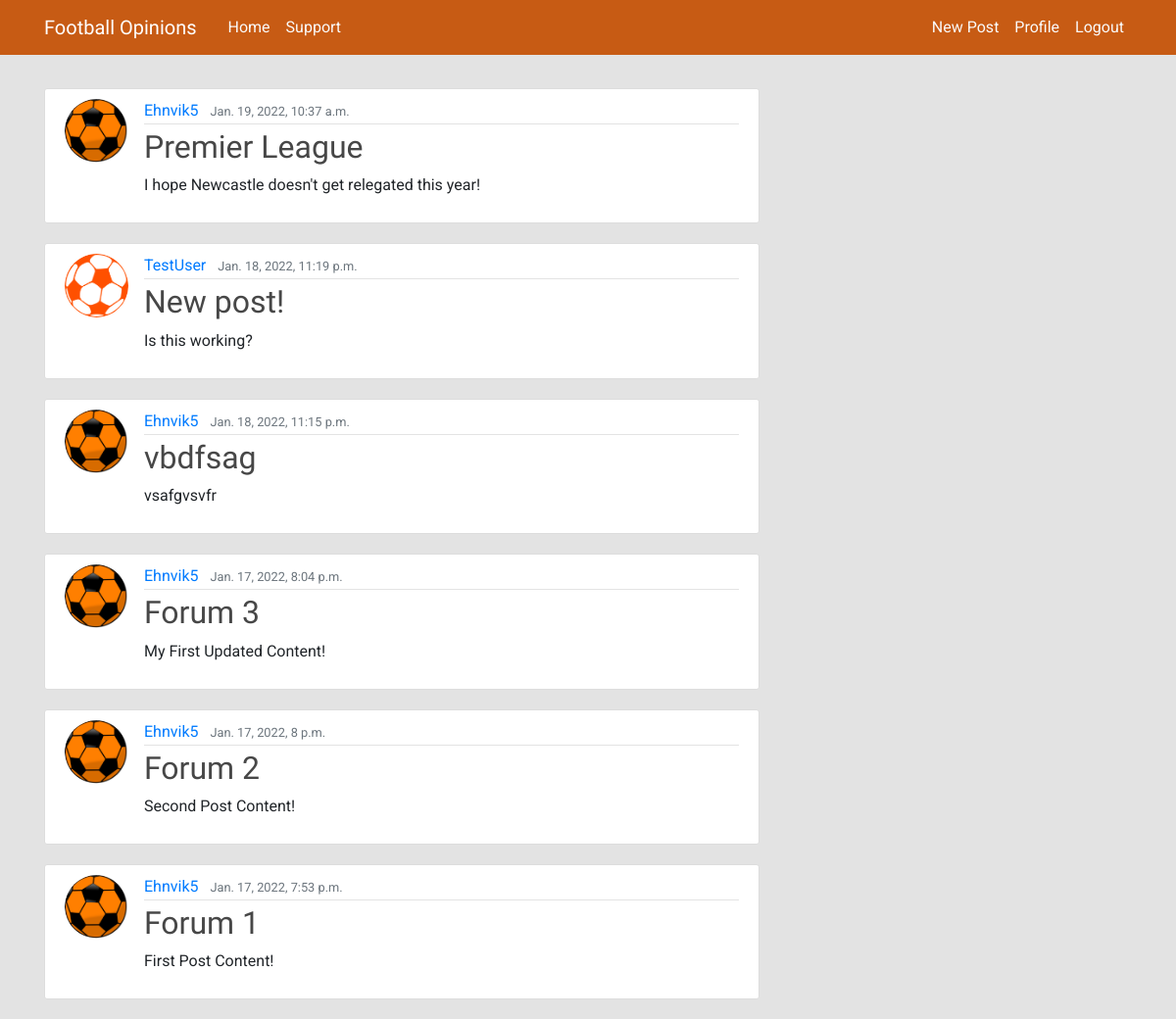
The app's page / (signed in) with its own data.
### forum/models.py (models this page shows, shortened)
class Post(models.Model):
    title = models.CharField(max_length=100)
    content = models.TextField()
    date_posted = models.DateTimeField(default=timezone.now)
    author = models.ForeignKey(User, on_delete=models.CASCADE)

### users/models.py (models this page shows, shortened)
class Profile(models.Model):
    user = models.OneToOneField(User, on_delete=models.CASCADE)
    image = models.ImageField(default='default.jpg', upload_to='profile_pics')

### forum/views.py (the view)
# urls.py: path('', PostListView.as_view(), name='forum-home'),
class PostListView(ListView):
    model = Post
    template_name = 'forum/home.html'
    context_object_name = 'posts'
    ordering = ['-date_posted']

### forum/templates/forum/home.html
{% extends "forum/base.html" %}
{% block content %}
    {% for post in posts %}
        <article class="media content-section">
          <img class="rounded-circle article-img" src="{{ post.author.profile.image.url }}">
          <div class="media-body">
            <div class="article-metadata">
              <a class="mr-2" href="#">{{ post.author }}</a>
              <small class="text-muted">{{ post.date_posted }}</small>
            </div>
            <h2><a class="article-title" href="{% url 'post-detail' post.id %}">{{ post.title }}</a></h2>
            <p class="article-content">{{ post.content }}</p>
          </div>
        </article>
    {% endfor %}
{% endblock content %}

### forum/static/forum/style.css (style rules this page uses)
html body { background-color: #e3e3e3; margin-top: 5rem; font-family: "Roboto", sans-serif; }
h1, h2, h3, h4, h5, h6 { color: #fafafa; font-family: "Exo", sans-serif; }
.content-section { background: #ffffff; padding: 10px 20px; border: 1px solid #dddddd; border-radius: 3px; margin-bottom: 20px; }
.article-title { color: rgb(71, 71, 71); font-family: "Exo", sans-serif; }
.article-content { white-space: pre-line; }
.article-img { height: 65px; width: 65px; margin-right: 16px; }
.article-metadata { padding-bottom: 1px; margin-bottom: 4px; border-bottom: 1px solid #e3e3e3 }

### records on screen
Post: author.profile.image (picture), author "Ehnvik5", date_posted "Jan. 19, 2022, 10:37 a.m.", title "Premier League", content "I hope Newcastle doesn't get relegated this year!"
Post: author.profile.image (placeholder picture), author "TestUser", date_posted "Jan. 18, 2022, 11:19 p.m.", title "New post!", content "Is this working?"
Post: author.profile.image (picture), author "Ehnvik5", date_posted "Jan. 18, 2022, 11:15 p.m.", title "vbdfsag", content "vsafgvsvfr"
Post: author.profile.image (picture), author "Ehnvik5", date_posted "Jan. 17, 2022, 8:04 p.m.", title "Forum 3", content "My First Updated Content!"
Post: author.profile.image (picture), author "Ehnvik5", date_posted "Jan. 17, 2022, 8 p.m.", title "Forum 2", content "Second Post Content!"
Post: author.profile.image (picture), author "Ehnvik5", date_posted "Jan. 17, 2022, 7:53 p.m.", title "Forum 1", content "First Post Content!"
